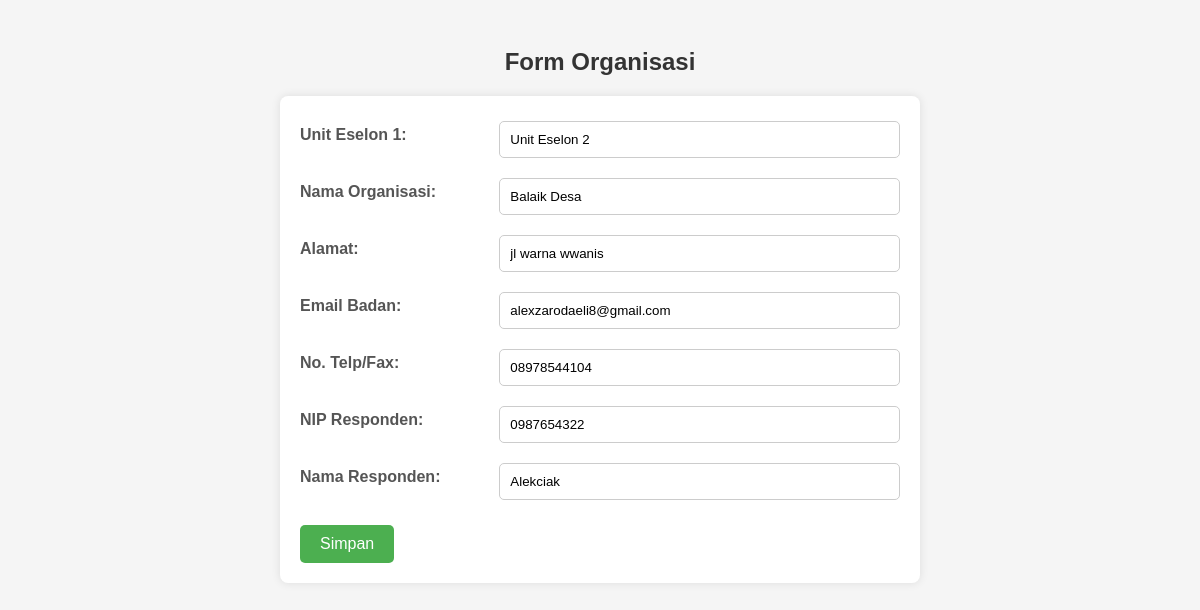
The app's page /trash/form_organisasi.php (signed in) with its own data.
### tables this page shows
CREATE TABLE `organisasi` (
  `id_organisasi` int NOT NULL,
  `id_akun` int NOT NULL,
  `unit_eselon1` varchar(255) NOT NULL,
  `nama_organisasi` varchar(255) NOT NULL,
  `alamat` varchar(255) DEFAULT NULL,
  `email_badan` varchar(255) DEFAULT NULL,
  `no_telp_fax` varchar(255) DEFAULT NULL,
  `nip_responden` char(10) NOT NULL,
  `nama_responden` varchar(255) NOT NULL,
  `nilai_kategori1` int NOT NULL,
  `nilai_kategori2` int NOT NULL,
  `nilai_kategori3` int NOT NULL,
  `nilai_kategori4` int NOT NULL,
  `nilai_kategori5` int NOT NULL,
  `nilai_kategori6` int NOT NULL,
  `id_penilai` int DEFAULT NULL,
  `status_kuesioner` tinyint(1) DEFAULT '1',
  `can_fill_out` tinyint(1) DEFAULT '1'
);

### trash/form_organisasi.php (the view, shortened to what this page needs)
<?php
$id_akun = $_SESSION['id_akun'];
$conn = new mysqli('localhost', 'root', '', 'emone');
$sql = "SELECT * FROM Organisasi WHERE id_akun = $id_akun";
$result = $conn->query($sql);
$organisasi = $result->fetch_assoc();
?>
<!DOCTYPE html>
<html lang="id">
<head>
</head>
<body>
    <h2>Form Organisasi</h2>
    <form action="update_organisasi.php" method="post">
        <div class="form-group">
            <label for="unit_eselon1">Unit Eselon 1:</label>
            <input type="text" name="unit_eselon1" value="<?php echo $organisasi['unit_eselon1'] ?? ''; ?>" required>
        </div>
        <div class="form-group">
            <label for="nama_organisasi">Nama Organisasi:</label>
            <input type="text" name="nama_organisasi" value="<?php echo $organisasi['nama_organisasi'] ?? ''; ?>" required>
        </div>
        <div class="form-group">
            <label for="alamat">Alamat:</label>
            <input type="text" name="alamat" value="<?php echo $organisasi['alamat'] ?? ''; ?>">
        </div>
        <div class="form-group">
            <label for="email_badan">Email Badan:</label>
            <input type="email" name="email_badan" value="<?php echo $organisasi['email_badan'] ?? ''; ?>">
        </div>
        <div class="form-group">
            <label for="no_telp_fax">No. Telp/Fax:</label>
            <input type="text" name="no_telp_fax" value="<?php echo $organisasi['no_telp_fax'] ?? ''; ?>">
        </div>
        <div class="form-group">
            <label for="nip_responden">NIP Responden:</label>
            <input type="text" name="nip_responden" value="<?php echo $organisasi['nip_responden'] ?? ''; ?>" required>
        </div>
        <div class="form-group">
            <label for="nama_responden">Nama Responden:</label>
            <input type="text" name="nama_responden" value="<?php echo $organisasi['nama_responden'] ?? ''; ?>" required>
        </div>
        <input type="submit" value="Simpan">
    </form>
</body>
</html>

### trash/form_organisasi.php (style rules this page uses)
body { font-family: Arial, sans-serif; background-color: #f5f5f5; padding: 20px; }
h2 { text-align: center; color: #333; }
form { background-color: #fff; padding: 20px; max-width: 600px; margin: 0 auto; box-shadow: 0 0 10px rgba(0, 0, 0, 0.1); border-radius: 8px; }
label { font-weight: bold; margin-top: 10px; display: block; color: #555; }
input[type="text"], input[type="email"] { width: 100%; padding: 10px; margin-top: 5px; margin-bottom: 15px; border: 1px solid #ccc; border-radius: 5px; box-sizing: border-box; }
input[type="submit"] { background-color: #4CAF50; color: white; padding: 10px 20px; border: none; border-radius: 5px; cursor: pointer; font-size: 16px; margin-top: 10px; }
.form-group { display: flex; flex-direction: column; }
@media (min-width: 768px) { .form-group { flex-direction: row; justify-content: space-between; } }
@media (min-width: 768px) { .form-group label { flex: 1; margin-right: 10px; } }
@media (min-width: 768px) { .form-group input { flex: 2; } }

### records on screen
organisasi: unit_eselon1 "Unit Eselon 2", nama_organisasi "Balaik Desa", alamat "jl warna wwanis", email_badan "alexzarodaeli8@gmail.com", no_telp_fax "08978544104", nip_responden "0987654322", nama_responden "Alekciak"
